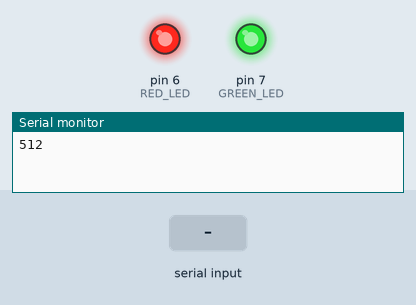
Recording of a sketch running on a simulated Arduino Uno, built with avr-gcc and run on an emulated ATmega328P. On the bench: output pins drawn as LEDs (lit = HIGH), the last lines printed to the serial monitor. Dashed ring = blinking. Inputs (shaded band) come from the test bench.

Above: at 0.1 s.
At 3.2 s:
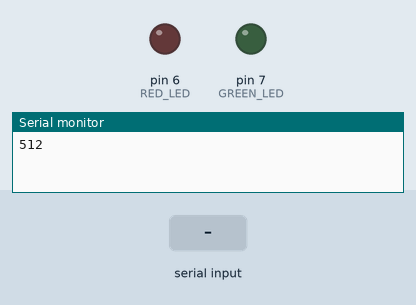
3.3 s: "ZELENA" received over Serial
At 4.7 s:
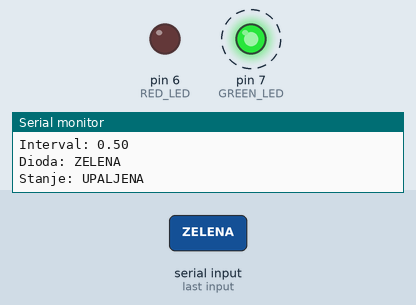
6.3 s: "CRVENA" received over Serial
Timing chart, 0 to 15.3 s (numbered marks = the images above; inputs shaded):
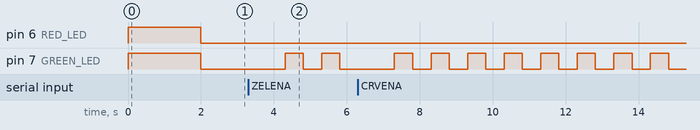

The sketch:

B10.ino
```cpp
#include <String.h>

#define RED_LED 6
#define GREEN_LED 7

unsigned long Time;

int intervals[4] = {500, 1000, 1500, 2000};
int interval = 0;
enum job_list {RED, GREEN, NONE} job = NONE;

String command = "";
bool com = false;
bool state = false;

void hard_test() {
  digitalWrite(GREEN_LED, HIGH);
  digitalWrite(RED_LED, HIGH);
  Serial.println(analogRead(A0));
  delay(2000);
}

void reset() {
  digitalWrite(GREEN_LED, LOW);
  digitalWrite(RED_LED, LOW);
}

void setup() {
  pinMode(RED_LED, OUTPUT);
  pinMode(GREEN_LED, OUTPUT);

  Serial.begin(9600);

  hard_test();
  reset();

  Time = millis();
}

void loop() {
  if (Serial.available()) {
    command = Serial.readString();
    command.trim();
    com = true;
  }

  if (com) {
    if (command == "UVECAJ" && interval < 3) interval++;
    else if (command == "SMANJI" && interval > 0) interval--;
    else if (command == "ZELENA") job = GREEN;
    else if (command == "CRVENA") job = RED;
    com = false;
  }

  if (job == GREEN) {
    digitalWrite(RED_LED, LOW);
    digitalWrite(GREEN_LED, state);
  }
  if (job == RED) {
    digitalWrite(RED_LED, LOW);
    digitalWrite(GREEN_LED, state);
  }

  if (millis() - Time > intervals[interval]) {
    Time = millis();
    state = !state;
    if (job != NONE) {
      Serial.print("Interval: ");
      Serial.println(intervals[interval] / 1000.0);
      Serial.print("Dioda: ");
      if (job == GREEN) Serial.println("ZELENA");
      if (job == RED) Serial.println("CRVENA");
      Serial.print("Stanje: ");
      if (state == true) Serial.println("UPALJENA");
      if (state == false) Serial.println("UGASENA");
    }
  }
}
```

Measured:
- after the input at 3.3 s, pin 7 (GREEN_LED): alternates HIGH for 0.50 s and LOW for 0.50 s, starting after 1.0 s
